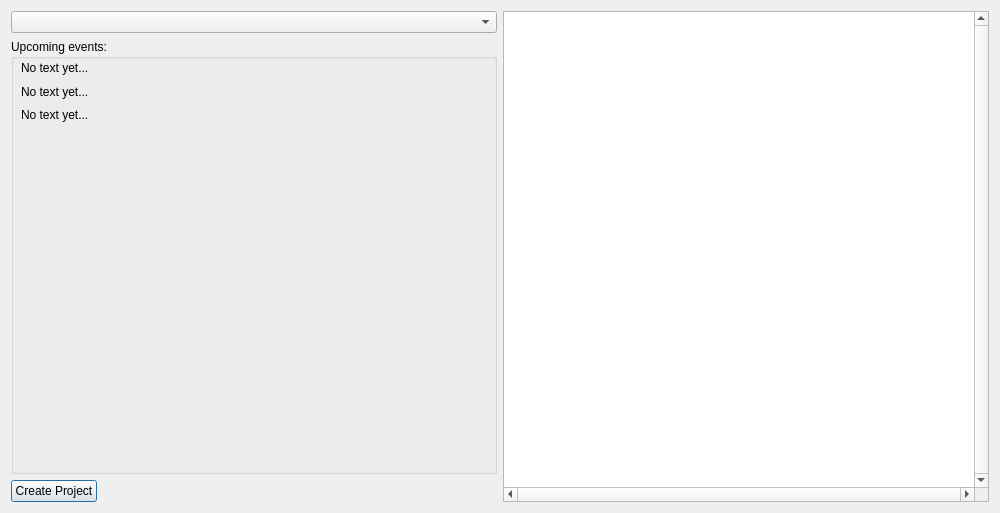
<?xml version="1.0" encoding="UTF-8"?>
<ui version="4.0">
 <class>MainWindow</class>
 <widget class="QDialog" name="MainWindow">
  <property name="geometry">
   <rect>
    <x>0</x>
    <y>0</y>
    <width>1000</width>
    <height>513</height>
   </rect>
  </property>
  <property name="minimumSize">
   <size>
    <width>1000</width>
    <height>510</height>
   </size>
  </property>
  <property name="windowTitle">
   <string>MainWindow</string>
  </property>
  <property name="windowOpacity">
   <double>0.000000000000000</double>
  </property>
  <layout class="QHBoxLayout" name="horizontalLayout_2">
   <item>
    <layout class="QVBoxLayout" name="verticalLayout_3">
     <item>
      <widget class="QComboBox" name="comboBox"/>
     </item>
     <item>
      <layout class="QVBoxLayout" name="verticalLayout_2">
       <item>
        <widget class="QGroupBox" name="groupBox">
         <property name="title">
          <string>Upcoming events:</string>
         </property>
         <widget class="QWidget" name="">
          <property name="geometry">
           <rect>
            <x>10</x>
            <y>20</y>
            <width>361</width>
            <height>65</height>
           </rect>
          </property>
          <layout class="QVBoxLayout" name="verticalLayout">
           <item>
            <widget class="QLabel" name="label">
             <property name="text">
              <string>No text yet...</string>
             </property>
            </widget>
           </item>
           <item>
            <widget class="QLabel" name="label_2">
             <property name="text">
              <string>No text yet...</string>
             </property>
            </widget>
           </item>
           <item>
            <widget class="QLabel" name="label_3">
             <property name="text">
              <string>No text yet...</string>
             </property>
            </widget>
           </item>
          </layout>
         </widget>
        </widget>
       </item>
       <item>
        <layout class="QHBoxLayout" name="horizontalLayout">
         <item>
          <widget class="QPushButton" name="pushButton">
           <property name="text">
            <string>Create Project</string>
           </property>
          </widget>
         </item>
         <item>
          <spacer name="horizontalSpacer">
           <property name="orientation">
            <enum>Qt::Horizontal</enum>
           </property>
           <property name="sizeHint" stdset="0">
            <size>
             <width>168</width>
             <height>20</height>
            </size>
           </property>
          </spacer>
         </item>
        </layout>
       </item>
      </layout>
     </item>
    </layout>
   </item>
   <item>
    <widget class="QTableView" name="tableView">
     <property name="verticalScrollBarPolicy">
      <enum>Qt::ScrollBarAlwaysOn</enum>
     </property>
     <property name="horizontalScrollBarPolicy">
      <enum>Qt::ScrollBarAlwaysOn</enum>
     </property>
     <property name="sizeAdjustPolicy">
      <enum>QAbstractScrollArea::AdjustIgnored</enum>
     </property>
     <property name="sortingEnabled">
      <bool>true</bool>
     </property>
    </widget>
   </item>
  </layout>
 </widget>
 <resources/>
 <connections/>
</ui>
